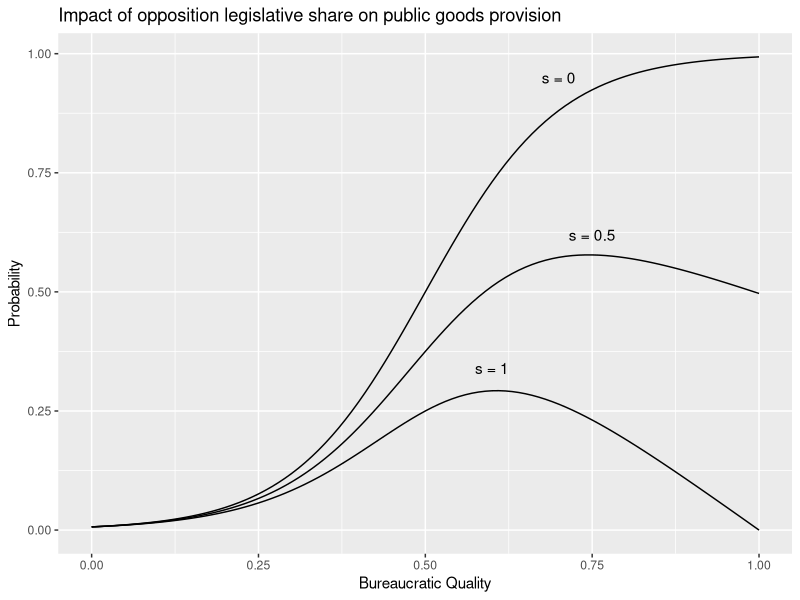

The R script that drew this image:
## ---- chunk 1
library(ggplot2)
fun_1 <- function(x){ (1-x)/(1+exp(-(10*x - 5)))}
fun_2 <- function(x){ (1-0.5*x)/(1+exp(-(10*x - 5)))}
fun_3 <- function(x){ (1)/(1+exp(-(10*x - 5)))}

ggplot(data.frame(x = c(0, 1)), aes(x)) +
  stat_function(
    fun = fun_1
  ) +
  stat_function(
    fun = fun_2
  ) +
  stat_function(
    fun = fun_3
  ) +
  annotate(
    geom = "text",
    x = 0.6,
    y = 0.34,
    label = "s = 1"
  ) +
  annotate(
    geom = "text",
    x = 0.75,
    y = 0.62,
    label = "s = 0.5"
  ) +
  annotate(
    geom = "text",
    x = 0.70,
    y = 0.95,
    label = "s = 0"
  ) +
  xlab("Bureaucratic Quality") +
  ylab("Probability") +
  ggtitle(
    "Impact of opposition legislative share on public goods provision"
  )
